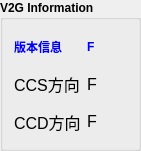
    <widget class="QGroupBox" name="groupBox1_3">
     <property name="geometry">
      <rect>
       <x>9</x>
       <y>396</y>
       <width>141</width>
       <height>151</height>
      </rect>
     </property>
     <property name="font">
      <font>
       <weight>75</weight>
       <bold>true</bold>
      </font>
     </property>
     <property name="title">
      <string>V2G Information</string>
     </property>
     <layout class="QGridLayout" name="gridLayout">
      <item row="2" column="0">
       <widget class="QLabel" name="label1_18">
        <property name="font">
         <font>
          <pointsize>12</pointsize>
          <weight>50</weight>
          <bold>false</bold>
         </font>
        </property>
        <property name="text">
         <string>CCD方向</string>
        </property>
        <property name="buddy">
         <cstring>lineEdit2_2</cstring>
        </property>
       </widget>
      </item>
      <item row="2" column="1">
       <widget class="QLabel" name="label1_19">
        <property name="font">
         <font>
          <pointsize>12</pointsize>
          <weight>50</weight>
          <bold>false</bold>
         </font>
        </property>
        <property name="text">
         <string>F</string>
        </property>
        <property name="buddy">
         <cstring>lineEdit2_2</cstring>
        </property>
       </widget>
      </item>
      <item row="0" column="1">
       <widget class="QLabel" name="label1_6">
        <property name="font">
         <font>
          <weight>75</weight>
          <bold>true</bold>
         </font>
        </property>
        <property name="styleSheet">
         <string notr="true">QLabel#label1_6 {color:blue}</string>
        </property>
        <property name="text">
         <string>F</string>
        </property>
       </widget>
      </item>
      <item row="0" column="0">
       <widget class="QLabel" name="label1_3">
        <property name="font">
         <font>
          <weight>75</weight>
          <bold>true</bold>
          <underline>false</underline>
         </font>
        </property>
        <property name="styleSheet">
         <string notr="true">QLabel#label1_3 {color:blue}</string>
        </property>
        <property name="text">
         <string>版本信息</string>
        </property>
       </widget>
      </item>
      <item row="1" column="0">
       <widget class="QLabel" name="label1_5">
        <property name="font">
         <font>
          <pointsize>12</pointsize>
          <weight>50</weight>
          <bold>false</bold>
         </font>
        </property>
        <property name="text">
         <string>CCS方向</string>
        </property>
        <property name="buddy">
         <cstring>lineEdit2_2</cstring>
        </property>
       </widget>
      </item>
      <item row="1" column="1">
       <widget class="QLabel" name="label1_12">
        <property name="font">
         <font>
          <pointsize>12</pointsize>
          <weight>50</weight>
          <bold>false</bold>
         </font>
        </property>
        <property name="text">
         <string>F</string>
        </property>
        <property name="buddy">
         <cstring>lineEdit2_2</cstring>
        </property>
       </widget>
      </item>
     </layout>
    </widget>
